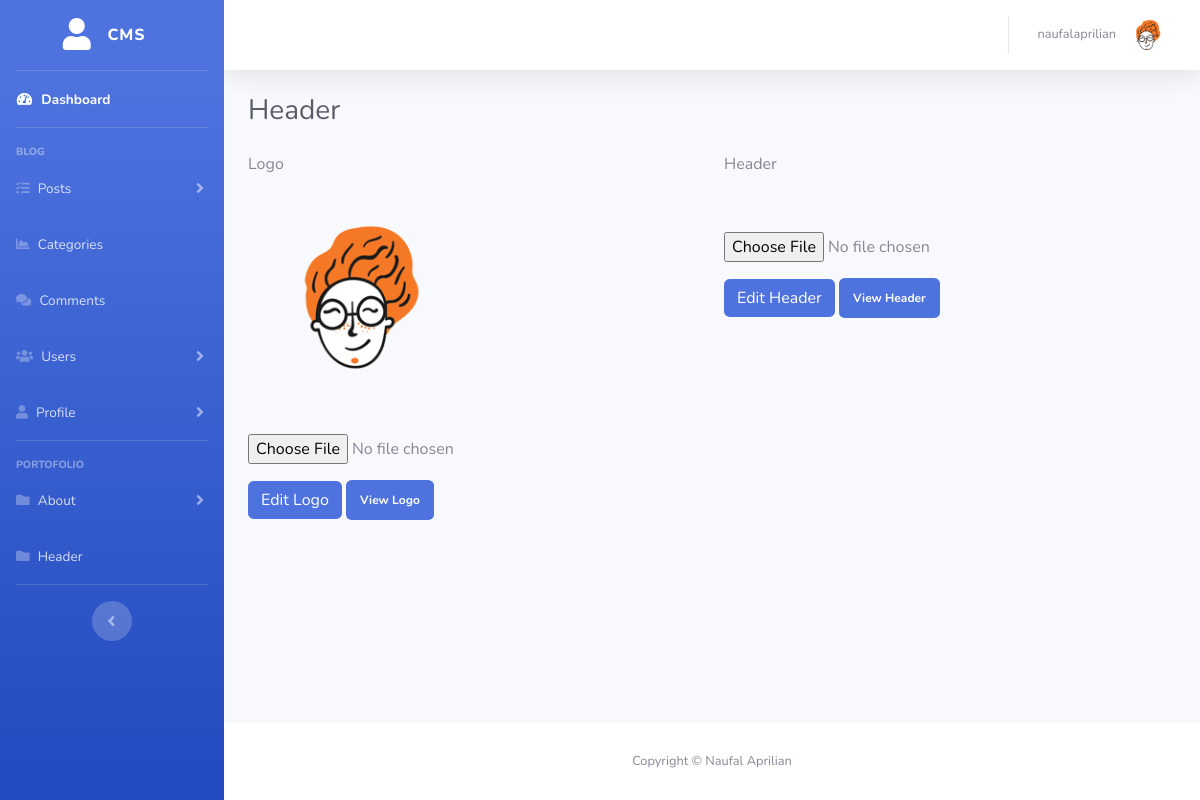
/admin/header_blog.php (signed in), run on the app's committed database.
### tables this page shows
CREATE TABLE `users` (
  `user_id` int(3) NOT NULL,
  `user_username` varchar(255) NOT NULL,
  `user_password` varchar(255) NOT NULL,
  `user_firstname` varchar(255) NOT NULL,
  `user_lastname` varchar(255) NOT NULL,
  `user_email` varchar(255) NOT NULL,
  `user_image` varchar(100) NOT NULL DEFAULT 'default.png',
  `user_role` varchar(255) NOT NULL DEFAULT 'user',
  `token` text NOT NULL
);

CREATE TABLE `logo` (
  `logo_id` int(11) NOT NULL,
  `logo_image` varchar(100) NOT NULL DEFAULT 'logo.png'
);

### admin/header_blog.php (the view, shortened to what this page needs)
<?php
include 'includes/admin_header.php';
?>
<?php
    $query = "SELECT * FROM logo";
    $select_logo = mysqli_query($connection,$query);
    while($row = mysqli_fetch_assoc($select_logo)){
        $logo_image = $row['logo_image'];
    }
?>
<body id="page-top">
<div id="wrapper">
        <?php include 'includes/admin_sidebar.php';?>
    <div id="content-wrapper" class="d-flex flex-column">
        <div id="content">
                <?php include 'includes/admin_topbar.php'; ?>
            <div class="container-fluid">
                <div class="d-sm-flex align-items-center justify-content-between mb-4">
                    <h1 class="h3 mb-0 text-gray-800">Header</h1>
                </div>
                <div class="row">
    <div class="col-lg-6">
        <form action="" method="post" enctype="multipart/form-data">
        <div class="form-group">
            <label for="image">Logo</label>
            <br>
                <img src="../images/logo/<?php echo $logo_image ?>" alt=""  height="auto" width="50%";>
                <br> <br>
                <input type="file" name="image">
            </div>
            <div class="form-group">
                <a href="includes/edit_about_text.php"><input class="btn btn-primary" type="submit" name="edit_logo" value="Edit Logo"></a>
                <td><a href="../index.php" class="badge badge-primary" style="padding: 14px;" target="blank">View Logo</a></td>
            </div>
        </form>
    </div>
    <div class="col-lg-6">
        <form action="" method="post" enctype="multipart/form-data">
        <div class="form-group">
            <label for="image">Header</label>
            <br>
                <br> <br>
                <input type="file" name="image">
            </div>
            <div class="form-group">
                <a href="includes/edit_about_text.php"><input class="btn btn-primary" type="submit" name="edit_header" value="Edit Header"></a>
                <td><a href="../index.php" class="badge badge-primary" style="padding: 14px;" target="blank">View Header</a></td>
            </div>
        </form>
    </div>
</div>
</div>
</div>
<?php
include 'includes/admin_copyright.php';
?>
</div>
</div>
<?php include 'includes/admin_footer.php'; ?>

### admin/includes/admin_topbar.php (shortened to what this page needs)
<?php
if (isset($_SESSION['user_id'])) {
    $user_id = $_SESSION['user_id'];
    $query = "SELECT * FROM users WHERE `user_id` = $user_id";
    $select_user = mysqli_query($connection,$query);
    while($row = mysqli_fetch_assoc($select_user)){
        $user_username = $row['user_username'];
        $user_image = $row['user_image'];
    }
}
?>
<nav class="navbar navbar-expand navbar-light bg-white topbar mb-4 static-top shadow">
<ul class="navbar-nav ml-auto">
    <li class="nav-item dropdown no-arrow">
        <a class="nav-link dropdown-toggle" href="#" id="userDropdown" role="button"
            data-toggle="dropdown" aria-haspopup="true" aria-expanded="false">
            <span class="mr-2 d-none d-lg-inline text-gray-600 small"><?php echo $user_username ?></span>
            <img class="img-profile rounded-circle"
                src="../images/profile/<?php echo $user_image ?>">
        </a>
    </li>
</ul>
</nav>

### data on the page
users: user_username "naufalaprilian", user_image (placeholder picture)
logo: logo_image (placeholder picture)
